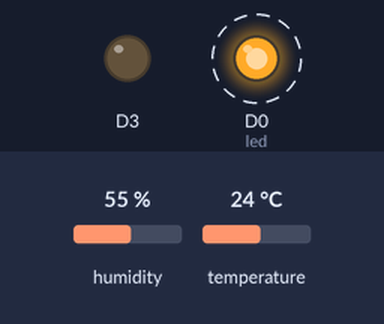
This sketch was run on a simulated ESP8266 (NodeMCU). Parts: output pins drawn as LEDs (lit = HIGH). Dashed ring = blinking. Inputs (shaded band) come from the test bench; at power-on: humidity 55 %, temperature 24 °C. WiFi joins after 1.5 s; servers stay silent unless stated; what the sketch prints to the serial monitor is not drawn.

Above: at 2.3 s.
Timing chart, 0 to 6.5 s (numbered marks = the images above):
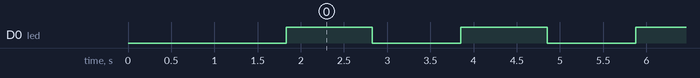

The sketch:

node_mcu_ota_led.ino
```cpp
#include <ESP8266WiFi.h>
#include <ESP8266mDNS.h>
#include <WiFiUdp.h>
#include <ArduinoOTA.h>

#define BLYNK_PRINT Serial
#include "DHT.h"

#define DHTPIN D5

#define DHTTYPE DHT11
DHT dht(DHTPIN, DHTTYPE);

#include <ESP8266WiFi.h>
#include <BlynkSimpleEsp8266.h>

// You should get Auth Token in the Blynk App.
// Go to the Project Settings (nut icon).
char auth[] = "PxSilR86WLgm32DJ-L1Cs4dgDl84_iob";


WidgetLCD lcd(V1);

#ifndef STASSID
#define STASSID "Android"
#define STAPSK  "Supersaiyan"
#endif

const char* ssid = STASSID;
const char* password = STAPSK;

//variabls for blinking an LED with Millis
const int led = D0; // ESP8266 Pin to which onboard LED is connected
unsigned long previousMillis = 0;  // will store last time LED was updated
const long interval = 1000;  // interval at which to blink (milliseconds)
int ledState = LOW;  // ledState used to set the LED

void setup() {
  pinMode(led, OUTPUT);
 // Debug console
  Serial.begin(9600);
  pinMode(D3,OUTPUT);

  Blynk.begin(auth, ssid, password);
  // You can also specify server:
  //Blynk.begin(auth, ssid, pass, "blynk-cloud.com", 80);
  //Blynk.begin(auth, ssid, pass, IPAddress(192,168,1,100), 8080);

  dht.begin();

  // Please use timed events when LCD printintg in void loop to avoid sending too many commands
  // It will cause a FLOOD Error, and connection will be dropped
 // Serial.begin(115200);
  Serial.println("Booting");
  WiFi.mode(WIFI_STA);
  WiFi.begin(ssid, password);
  while (WiFi.waitForConnectResult() != WL_CONNECTED) {
    Serial.println("Connection Failed! Rebooting...");
    delay(5000);
    ESP.restart();


  }

  // Port defaults to 8266
  // ArduinoOTA.setPort(8266);

  // Hostname defaults to esp8266-[ChipID]
  // ArduinoOTA.setHostname("myesp8266");

  // No authentication by default
  // ArduinoOTA.setPassword("admin");

  // Password can be set with it's md5 value as well
  // MD5(admin) = 21232f297a57a5a743894a0e4a801fc3
  // ArduinoOTA.setPasswordHash("21232f297a57a5a743894a0e4a801fc3");

  ArduinoOTA.onStart([]() {
    String type;
    if (ArduinoOTA.getCommand() == U_FLASH) {
      type = "sketch";
    } else { // U_FS
      type = "filesystem";
    }

    // NOTE: if updating FS this would be the place to unmount FS using FS.end()
    Serial.println("Start updating " + type);
  });
  ArduinoOTA.onEnd([]() {
    Serial.println("\nEnd");
  });
  ArduinoOTA.onProgress([](unsigned int progress, unsigned int total) {
    Serial.printf("Progress: %u%%\r", (progress / (total / 100)));
  });
  ArduinoOTA.onError([](ota_error_t error) {
    Serial.printf("Error[%u]: ", error);
    if (error == OTA_AUTH_ERROR) {
      Serial.println("Auth Failed");
    } else if (error == OTA_BEGIN_ERROR) {
      Serial.println("Begin Failed");
    } else if (error == OTA_CONNECT_ERROR) {
      Serial.println("Connect Failed");
    } else if (error == OTA_RECEIVE_ERROR) {
      Serial.println("Receive Failed");
    } else if (error == OTA_END_ERROR) {
      Serial.println("End Failed");
    }
  });
  ArduinoOTA.begin();
  Serial.println("Ready");
  Serial.print("IP address: ");
  Serial.println(WiFi.localIP());
}

void loop() {
  ArduinoOTA.handle();

   // read humidity
  float h = dht.readHumidity();
  //read temperature in Fahrenheit
  float f = dht.readTemperature(true);

  lcd.clear(); //Use it to clear the LCD Widget

  lcd.print(4, 0, h); // use: (position X: 0-15, position Y: 0-1, "Message you want to print")

  lcd.print(4, 1, f);
  //digitalWrite(D3,HIGH);

  Blynk.run();
  //loop to blink without delay
  unsigned long currentMillis = millis();
  if (currentMillis - previousMillis >= interval) {
  // save the last time you blinked the LED
  previousMillis = currentMillis;
  // if the LED is off turn it on and vice-versa:
  ledState = not(ledState);
  // set the LED with the ledState of the variable:
  digitalWrite(led,  ledState);
  }

}

/*

//for node mcu


void setup() {
  // Open serial communications and wait for port to open:
  Serial.begin(115200);
  while (!Serial) {
    ; // wait for serial port to connect. Needed for native USB port only
  }
}

void loop() { // run over and over
  if (Serial.available()) {
    Serial.write(Serial.read());
  }
}

*/
```

Measured:
- by itself, D0 (led): alternates HIGH for 1.0 s and LOW for 1.0 s
